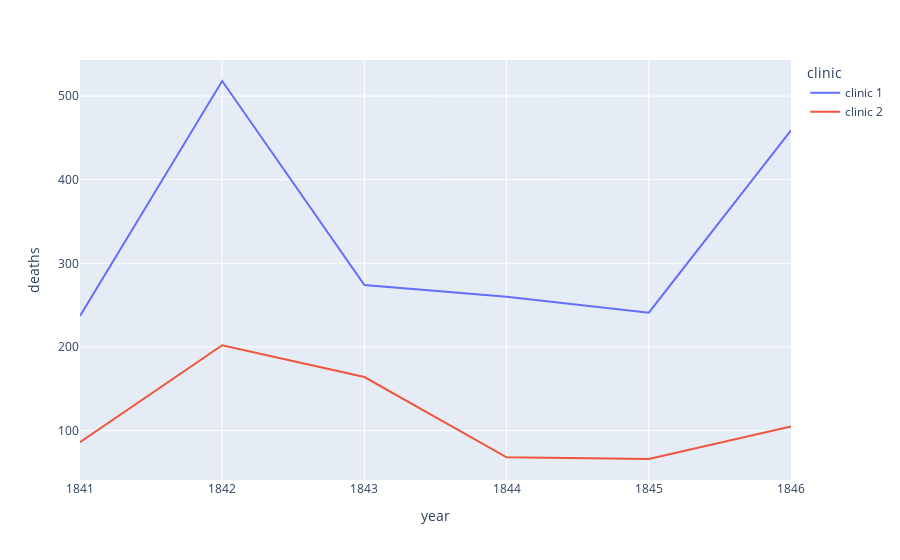

Write notebook code for a chart like this one.
### Code cell
px.line(df_yearly, x='year', y='deaths', color='clinic')

### Figure 1 — Plotly figure (JSON) as saved in the notebook; plotly's stock layout.template omitted (floating-point values rounded to 4 significant figures)
{"data": [{"hovertemplate": "clinic=clinic 1<br>year=%{x}<br>deaths=%{y}<extra></extra>", "legendgroup": "clinic 1", "line": {"color": "#636efa", "dash": "solid"}, "marker": {"symbol": "circle"}, "mode": "lines", "name": "clinic 1", "orientation": "v", "showlegend": true, "type": "scatter", "x": [1841, 1842, 1843, 1844, 1845, 1846], "xaxis": "x", "y": [237, 518, 274, 260, 241, 459], "yaxis": "y"}, {"hovertemplate": "clinic=clinic 2<br>year=%{x}<br>deaths=%{y}<extra></extra>", "legendgroup": "clinic 2", "line": {"color": "#EF553B", "dash": "solid"}, "marker": {"symbol": "circle"}, "mode": "lines", "name": "clinic 2", "orientation": "v", "showlegend": true, "type": "scatter", "x": [1841, 1842, 1843, 1844, 1845, 1846], "xaxis": "x", "y": [86, 202, 164, 68, 66, 105], "yaxis": "y"}], "layout": {"legend": {"title": {"text": "clinic"}, "tracegroupgap": 0}, "margin": {"t": 60}, "xaxis": {"anchor": "y", "domain": [0, 1], "title": {"text": "year"}}, "yaxis": {"anchor": "x", "domain": [0, 1], "title": {"text": "deaths"}}}}
